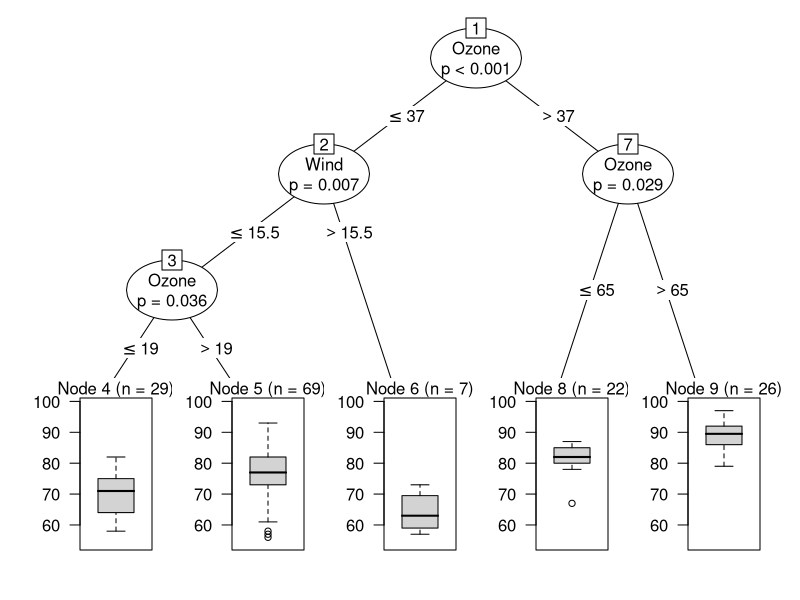
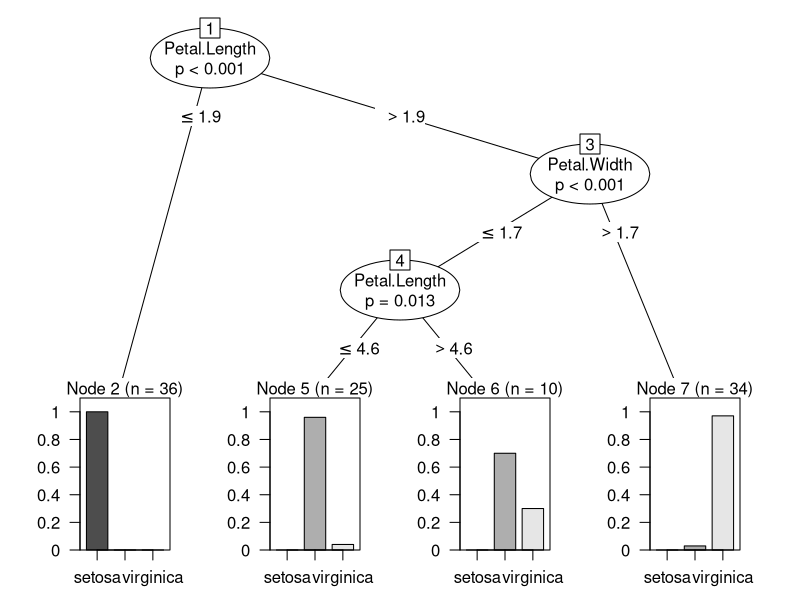

Source code (R) for these figures, in order:
# 분류 분석 모델 중 Decision Tree(의사결정나무)
install.packages("party")
library(party)

airquality # 뉴욕의 대기질에 관련된 데이터 집합합
str(airquality)
dim(airquality) # 153   6
# 온도(종속변수)에 영향을 미치는 변수(독립변수)를 설정하고 분류 모델 작성
airmodel <- ctree(Temp ~ Ozone + Solar.R + Wind, data=airquality, ) # 종속변수 : Temp, 독립변수 : Ozone, Solar.R, Wind
airmodel # Response:  Temp 
         # Inputs:  Ozone, Solar.R, Wind 
         # Number of observations:  153 
         # 
         # 1) Ozone <= 37; criterion = 1, statistic = 56.086         // temp에 가장 영향을 미침 (solar가 가장 영향이 적음) : 오존량이 떨어지면 온도가 감소 
         # 2) Wind <= 15.5; criterion = 0.993, statistic = 9.387
         # 3) Ozone <= 19; criterion = 0.964, statistic = 6.299
         # 4)*  weights = 29 
         # 3) Ozone > 19
         # 5)*  weights = 69 
         # 2) Wind > 15.5
         # 6)*  weights = 7 
         # 1) Ozone > 37
         # 7) Ozone <= 65; criterion = 0.971, statistic = 6.691
         # 8)*  weights = 22 
         # 7) Ozone > 65
         # 9)*  weights = 26 

plot(airmodel)

# iris dataset (꽃의 종류별로 분류 : 3가지) -----------------------------------------------------------------------
# train / test
set.seed(123)
idx <- sample(1:nrow(iris), nrow(iris) * 0.7) # 꼭 7대3 비율이 고정은 아님
train <- iris[idx, ]
test <- iris[-idx, ]

formula <- Species ~ .
irismodel <- ctree(formula=formula, data=train)
irismodel # 중요변수는 Petal.Length, Petal.Width

plot(irismodel)

# 예측
pred <- predict(irismodel, test)
pred

t <- table(pred, test$Species)
t
sum(diag(t)) / nrow(test) # 0.9777778

# 분류정확도 계산 함수
install.packages("caret")
library(caret)

confusionMatrix(pred, test$Species) # Accuracy : 0.9778

# 새 값으로 예측 
head(iris, 1)
newdf <- iris[1, ]
newdf
newdf$Sepal.Length <- 7
newdf$Sepal.Width <- 8
newdf$Petal.Length <- 7 # 기여도가 높음 (꽃의 종류 결정)
newdf$Petal.Width <- 8 # 기여도가 높음 (꽃의 종류 결정)
newdf
predict(irismodel, newdf) # virginica
